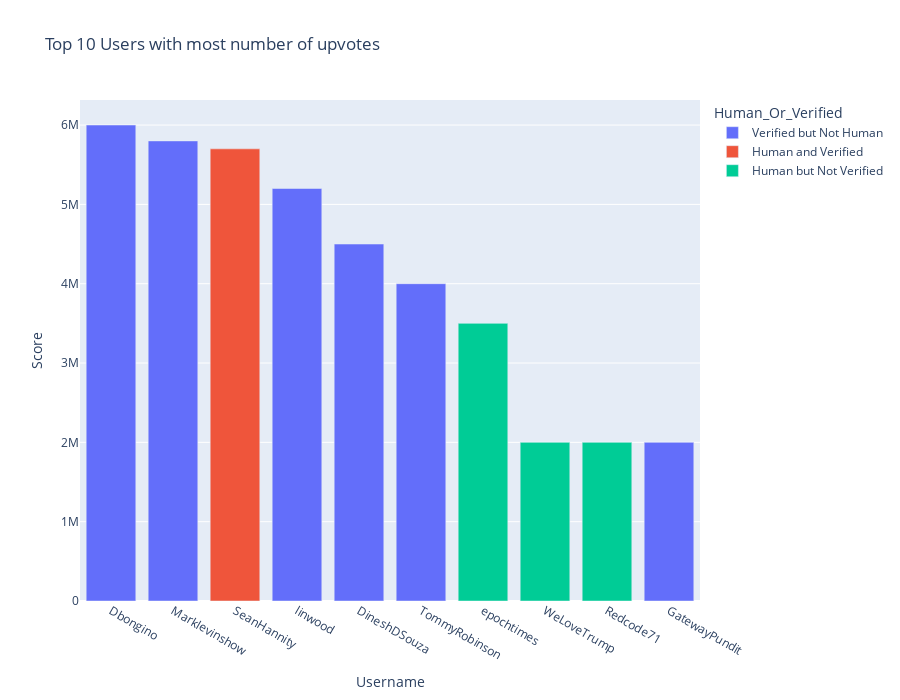

The notebook cell saved with this chart:
### Code cell
# extracting top 10 users with most number of upvotes
sorted_users = users.sort_values(['Score'], ascending = False);
top10_users = sorted_users.head(n = 10);

# adding Human_Or_Verified column to differentiate among the 4 types
verified_human = [];
for i in top10_users.index:
    verified_human.append(code[(top10_users.loc[i, 'Human'], top10_users.loc[i, 'Verified'])])
top10_users = top10_users.assign(Human_Or_Verified = verified_human) 

# displaying the Bar plot and Dataframe of the top 10 users
order = {'Username': list(top10_users['Username'])}
fig = plt.bar(top10_users, x = 'Username',
              y = 'Score',
              color = 'Human_Or_Verified',
              category_orders = order,
              title = 'Top 10 Users with most number of upvotes',
              height = 700)
fig.show()
top10_users.set_index('Username', inplace = True)
top10_users[['Human', 'Verified', 'Score']]

### Figure 1 — Plotly figure (JSON) as saved in the notebook; plotly's stock layout.template omitted (floating-point values rounded to 4 significant figures)
{"data": [{"alignmentgroup": "True", "hovertemplate": "Human_Or_Verified=Verified but Not Human<br>Username=%{x}<br>Score=%{y}<extra></extra>", "legendgroup": "Verified but Not Human", "marker": {"color": "#636efa"}, "name": "Verified but Not Human", "offsetgroup": "Verified but Not Human", "orientation": "v", "showlegend": true, "textposition": "auto", "type": "bar", "x": ["Dbongino", "Marklevinshow", "linwood", "DineshDSouza", "TommyRobinson", "GatewayPundit"], "xaxis": "x", "y": [6000000, 5800000, 5200000, 4500000, 4000000, 2000000], "yaxis": "y"}, {"alignmentgroup": "True", "hovertemplate": "Human_Or_Verified=Human and Verified<br>Username=%{x}<br>Score=%{y}<extra></extra>", "legendgroup": "Human and Verified", "marker": {"color": "#EF553B"}, "name": "Human and Verified", "offsetgroup": "Human and Verified", "orientation": "v", "showlegend": true, "textposition": "auto", "type": "bar", "x": ["SeanHannity"], "xaxis": "x", "y": [5700000], "yaxis": "y"}, {"alignmentgroup": "True", "hovertemplate": "Human_Or_Verified=Human but Not Verified<br>Username=%{x}<br>Score=%{y}<extra></extra>", "legendgroup": "Human but Not Verified", "marker": {"color": "#00cc96"}, "name": "Human but Not Verified", "offsetgroup": "Human but Not Verified", "orientation": "v", "showlegend": true, "textposition": "auto", "type": "bar", "x": ["epochtimes", "WeLoveTrump", "Redcode71"], "xaxis": "x", "y": [3500000, 2000000, 2000000], "yaxis": "y"}], "layout": {"barmode": "relative", "height": 700, "legend": {"title": {"text": "Human_Or_Verified"}, "tracegroupgap": 0}, "title": {"text": "Top 10 Users with most number of upvotes"}, "xaxis": {"anchor": "y", "categoryarray": ["Dbongino", "Marklevinshow", "SeanHannity", "linwood", "DineshDSouza", "TommyRobinson", "epochtimes", "WeLoveTrump", "Redcode71", "GatewayPundit"], "categoryorder": "array", "domain": [0, 1], "title": {"text": "Username"}}, "yaxis": {"anchor": "x", "domain": [0, 1], "title": {"text": "Score"}}}}
